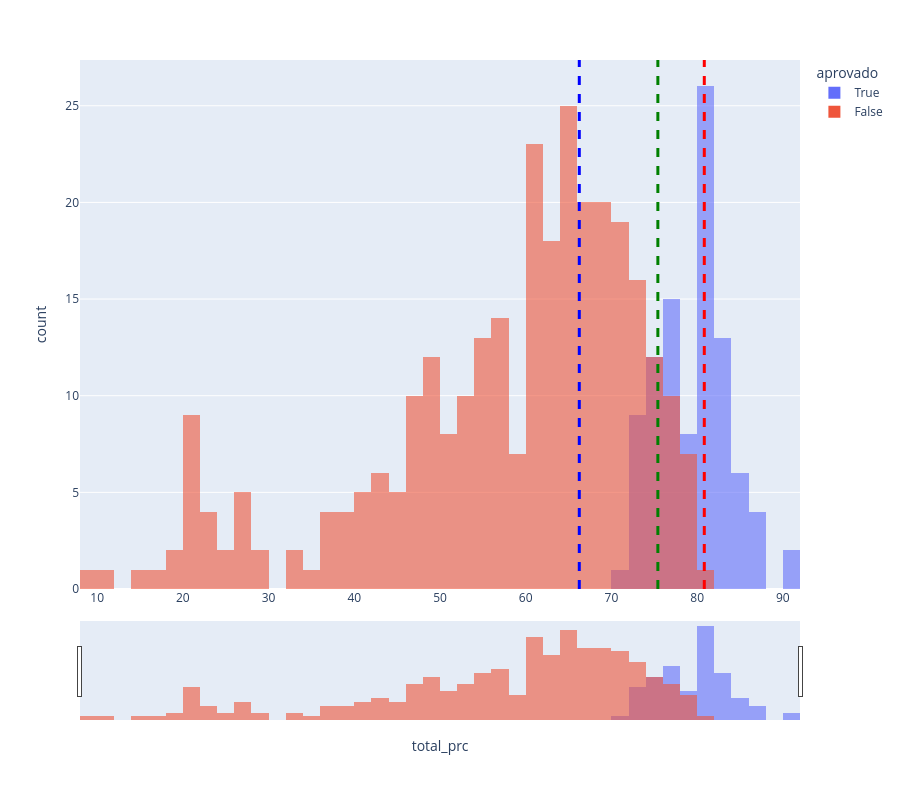

The cell this chart's notebook holds for it:
### Markdown cell above
# Análise Gráfica

### Code cell
import plotly.express as px

df_fig = df
df_aprovado = df[df['aprovado']]

# df é o seu DataFrame do Pandas com os dados do ranking
fig = px.histogram(
    df_fig, 
    x="total_prc", 
    color="aprovado", 
    barmode='overlay',  # Este é o comando chave
    opacity=0.6,        # Opacidade para conseguir enxergar a sobreposição
    nbins=10)

# Se o total é 100 e você quer 50 bins, o size é 2
fig.update_traces(xbins=dict(
    size=2  # Força cada barra a ter largura 2
))

# Ativando o Range Slider no eixo X
fig.update_layout(
    xaxis=dict(
        rangeslider=dict(visible=True),
        type="linear" # ou "date" para séries temporais
    )
)
fig.update_layout(
    height=800,  # Altura em pixels
    # width=1000   # Opcional: Largura em pixels
)
fig.add_vline(x=df['total_prc'].iloc[100], line_width=3, line_dash="dash", line_color="green")
fig.add_vline(x=df['total_prc'].iloc[200], line_width=3, line_dash="dash", line_color="blue")
# fig.add_vline(x=df['total_prc'].iloc[300], line_width=3, line_dash="dash", line_color="orange")
# fig.add_vline(x=df['total_prc'].iloc[500], line_width=3, line_dash="dash", line_color="yellow")
fig.add_vline(x=df[df_provas['usuario'] == 'cf_auditor']['total_prc'].iloc[0], line_width=3, line_dash="dash", line_color="red")


fig.show()

### Figure 1 — Plotly figure (JSON) as saved in the notebook; plotly's stock layout.template omitted (floating-point values rounded to 4 significant figures; data arrays with more than 128 entries replaced by an {"elided": "..."} marker saying what was removed)
{"data": [{"bingroup": "x", "hovertemplate": "aprovado=True<br>total_prc=%{x}<br>count=%{y}<extra></extra>", "legendgroup": "True", "marker": {"color": "#636efa", "opacity": 0.6, "pattern": {"shape": ""}}, "name": "True", "nbinsx": 10, "orientation": "v", "showlegend": true, "type": "histogram", "x": [90.83, 90.0, 87.08, 86.67, 86.25, 86.25, 85.83, 85.83, 85.0, 85.0, 85.0, 84.17, 83.75, 83.75, 83.75, 83.75, 83.75, 83.33, 83.33, 82.92, 82.92, 82.5, 82.5, 82.08, 82.08, 81.67, 81.67, 81.67, 81.67, 81.67, 81.67, 81.25, 81.25, 81.25, 80.83, 80.83, 80.83, 80.83, 80.83, 80.83, 80.42, 80.42, 80.42, 80.42, 80.42, 80.42, 80.0, 80.0, 80.0, 80.0, 80.0, 79.58, 79.58, 79.58, 79.17, 79.17, 78.75, 78.75, 78.33, 77.92, 77.92, 77.92, 77.92, 77.92, 77.5, 77.5, 77.5, 77.5, 77.08, 77.08, 76.67, 76.67, 76.67, 76.25, 75.83, 75.83, 75.83, 75.83, 75.83, 75.83, 75.42, 75.42, 75.0, 75.0, 75.0, 74.17, 73.75, 73.75, 73.75, 73.33, 73.33, 72.92, 72.5, 72.5, 72.5, 70.83], "xaxis": "x", "xbins": {"size": 2}, "yaxis": "y"}, {"bingroup": "x", "hovertemplate": "aprovado=False<br>total_prc=%{x}<br>count=%{y}<extra></extra>", "legendgroup": "False", "marker": {"color": "#EF553B", "opacity": 0.6, "pattern": {"shape": ""}}, "name": "False", "nbinsx": 10, "orientation": "v", "showlegend": true, "type": "histogram", "x": {"elided": "300 float values"}, "xaxis": "x", "xbins": {"size": 2}, "yaxis": "y"}], "layout": {"barmode": "overlay", "height": 800, "legend": {"title": {"text": "aprovado"}, "tracegroupgap": 0}, "margin": {"t": 60}, "shapes": [{"line": {"color": "green", "dash": "dash", "width": 3}, "type": "line", "x0": 75.42, "x1": 75.42, "xref": "x", "y0": 0, "y1": 1, "yref": "y domain"}, {"line": {"color": "blue", "dash": "dash", "width": 3}, "type": "line", "x0": 66.25, "x1": 66.25, "xref": "x", "y0": 0, "y1": 1, "yref": "y domain"}, {"line": {"color": "red", "dash": "dash", "width": 3}, "type": "line", "x0": 80.83, "x1": 80.83, "xref": "x", "y0": 0, "y1": 1, "yref": "y domain"}], "xaxis": {"anchor": "y", "domain": [0, 1], "rangeslider": {"visible": true}, "title": {"text": "total_prc"}, "type": "linear"}, "yaxis": {"anchor": "x", "domain": [0, 1], "title": {"text": "count"}}}}
